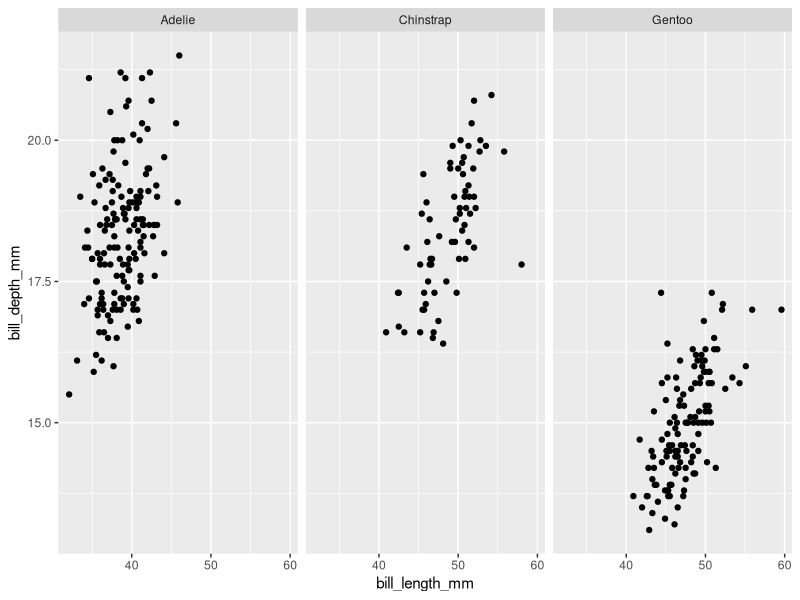
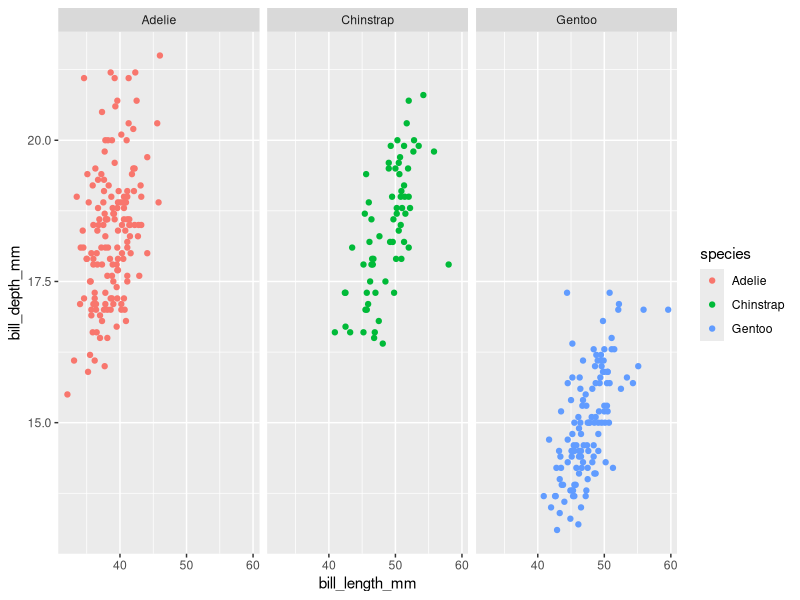

Generate these figures, in order, with R:

            library(ggplot2)
            library(palmerpenguins)
            built_answer <- tryCatch(
                {
                    set.seed(42)
                    ggplot(penguins, aes(x = bill_length_mm, y = bill_depth_mm)) + geom_point() + facet_wrap(~ species)
                    suppressWarnings(
                        if (!file.exists("/sandbox/figures/bill-length_bill-depth_scatter_facet_species_answer.png")) {
                            ggsave(
                                width = 3,
                                height = 3,
                                "/sandbox/figures/bill-length_bill-depth_scatter_facet_species_answer.png"
                            )
                        }
                    )
                    suppressWarnings(
                        ggplot_build(last_plot())
                    )
                },
                error = function(e) {
                    'ERROR'
                }
            )
            built_submission <- tryCatch(
                {
                    set.seed(42)
                    library(palmerpenguins)
library(ggplot2)

ggplot(penguins, aes(x = bill_length_mm, y = bill_depth_mm, color = species)) +
  geom_point() +
  facet_wrap(~species, ncol = 3)
                    suppressWarnings(
                        ggsave(
                            width = 3,
                            height = 3,
                            "figures/bill-length_bill-depth_scatter_facet_species_submission_granite.png"
                        )
                    )
                    suppressWarnings(
                        ggplot_build(last_plot())
                    )
                },
                error = function(e) {
                    'ERROR'
                }
            )
            cat(isTRUE(all.equal(built_answer, built_submission)))
        
